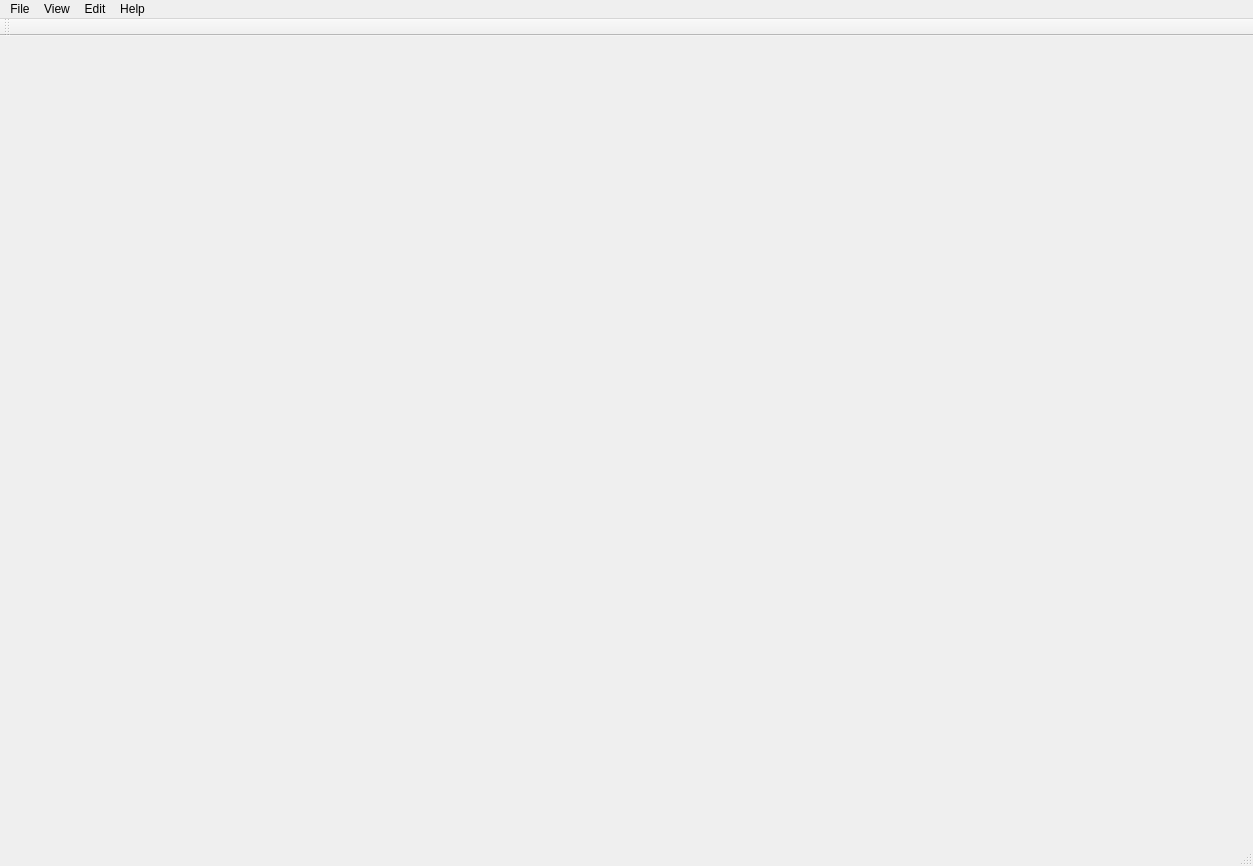
<?xml version="1.0" encoding="UTF-8"?>
<ui version="4.0">
 <class>MainWindow</class>
 <widget class="QMainWindow" name="MainWindow">
  <property name="geometry">
   <rect>
    <x>0</x>
    <y>0</y>
    <width>1253</width>
    <height>866</height>
   </rect>
  </property>
  <property name="windowTitle">
   <string>PVMT_SNAP editor</string>
  </property>
  <widget class="QWidget" name="centralwidget"/>
  <widget class="QMenuBar" name="menubar">
   <property name="geometry">
    <rect>
     <x>0</x>
     <y>0</y>
     <width>1253</width>
     <height>22</height>
    </rect>
   </property>
   <widget class="QMenu" name="menuFile">
    <property name="title">
     <string>File</string>
    </property>
    <addaction name="actionLogout"/>
    <addaction name="separator"/>
    <addaction name="actionExit"/>
   </widget>
   <widget class="QMenu" name="menuView">
    <property name="title">
     <string>View</string>
    </property>
    <addaction name="actionAnalysis_Sections"/>
    <addaction name="actionConstruction_Rehab_History"/>
    <addaction name="actionConst_Rehab_Layer_Detail"/>
    <addaction name="actionProject"/>
   </widget>
   <widget class="QMenu" name="menuHelp">
    <property name="title">
     <string>Help</string>
    </property>
    <addaction name="actionContents"/>
    <addaction name="separator"/>
    <addaction name="actionAbout"/>
   </widget>
   <widget class="QMenu" name="menuEdit">
    <property name="title">
     <string>Edit</string>
    </property>
    <addaction name="actionAdd"/>
    <addaction name="actionUpdate"/>
    <addaction name="actionCopy"/>
    <addaction name="actionDelete"/>
    <addaction name="separator"/>
    <addaction name="actionMerge"/>
   </widget>
   <addaction name="menuFile"/>
   <addaction name="menuView"/>
   <addaction name="menuEdit"/>
   <addaction name="menuHelp"/>
  </widget>
  <widget class="QToolBar" name="toolBar">
   <property name="windowTitle">
    <string>toolBar</string>
   </property>
   <attribute name="toolBarArea">
    <enum>TopToolBarArea</enum>
   </attribute>
   <attribute name="toolBarBreak">
    <bool>false</bool>
   </attribute>
  </widget>
  <widget class="QStatusBar" name="statusBar"/>
  <action name="actionExit">
   <property name="text">
    <string>Exit</string>
   </property>
  </action>
  <action name="actionLogout">
   <property name="text">
    <string>Logout</string>
   </property>
  </action>
  <action name="actionAnalysis_Sections">
   <property name="text">
    <string>Analysis Sections</string>
   </property>
  </action>
  <action name="actionConstruction_Rehab_History">
   <property name="text">
    <string>Construction Rehab History</string>
   </property>
  </action>
  <action name="actionConst_Rehab_Layer_Detail">
   <property name="text">
    <string>Const Rehab Layer Detail</string>
   </property>
  </action>
  <action name="actionProject">
   <property name="text">
    <string>Project</string>
   </property>
  </action>
  <action name="actionAbout">
   <property name="text">
    <string>About</string>
   </property>
  </action>
  <action name="actionAdd">
   <property name="text">
    <string>Add</string>
   </property>
  </action>
  <action name="actionUpdate">
   <property name="text">
    <string>Update</string>
   </property>
  </action>
  <action name="actionDelete">
   <property name="text">
    <string>Delete</string>
   </property>
  </action>
  <action name="actionsplit">
   <property name="text">
    <string>Split</string>
   </property>
  </action>
  <action name="actionShift">
   <property name="text">
    <string>Shift</string>
   </property>
  </action>
  <action name="actionMerge">
   <property name="text">
    <string>Merge</string>
   </property>
  </action>
  <action name="actionAdjust">
   <property name="text">
    <string>Adjust</string>
   </property>
  </action>
  <action name="actionCopy">
   <property name="text">
    <string>Copy</string>
   </property>
  </action>
  <action name="actionContents">
   <property name="text">
    <string>Contents</string>
   </property>
  </action>
 </widget>
 <resources/>
 <connections>
  <connection>
   <sender>actionExit</sender>
   <signal>triggered()</signal>
   <receiver>MainWindow</receiver>
   <slot>close()</slot>
   <hints>
    <hint type="sourcelabel">
     <x>-1</x>
     <y>-1</y>
    </hint>
    <hint type="destinationlabel">
     <x>399</x>
     <y>299</y>
    </hint>
   </hints>
  </connection>
 </connections>
</ui>
